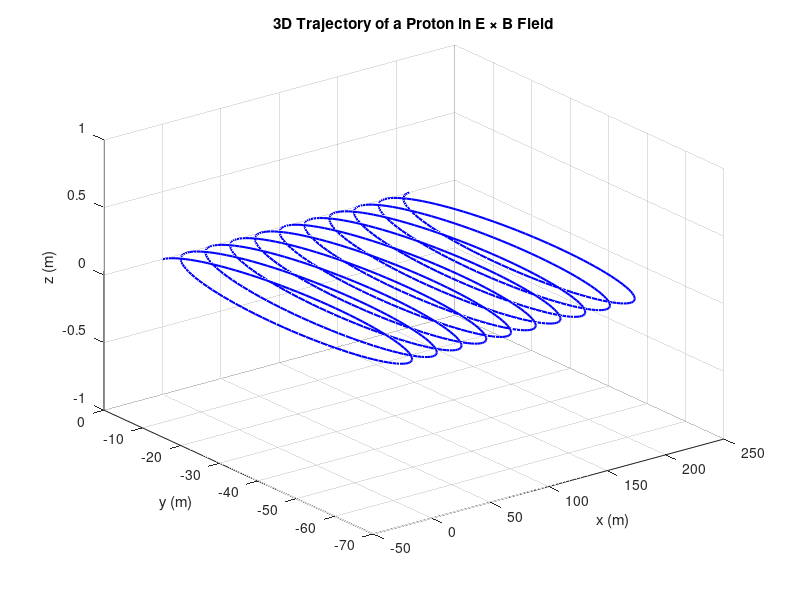
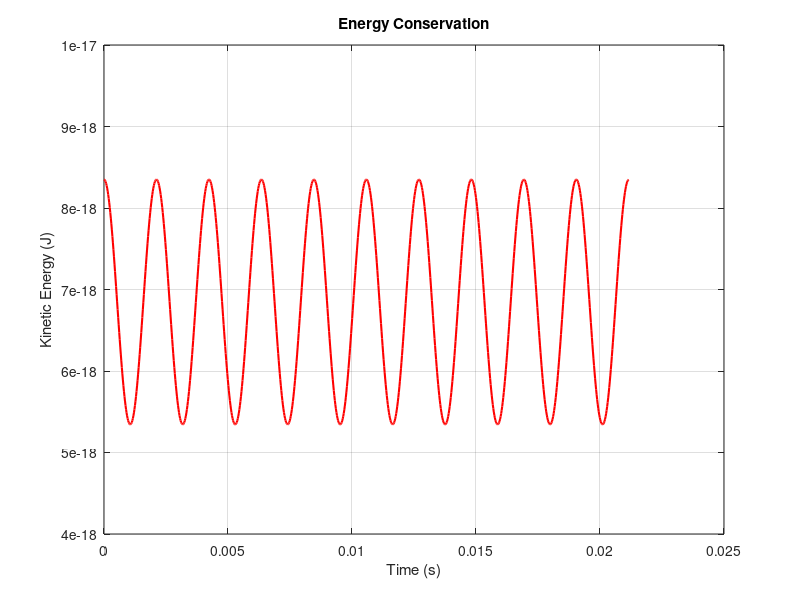

These figures' MATLAB source, in order:
% Parameters
q_proton = 1.6e-19;  % Charge of a proton (C)
m_proton = 1.67e-27; % Mass of a proton (kg)
Bz = 31000e-9;       % Magnetic field in z-direction (T)
Ey = 0.31;           % Electric field in y-direction (V/m)

% Initial conditions
v_perp = 1e5;        % Perpendicular velocity (m/s)
v_par = 0;           % Parallel velocity (m/s)
v0 = [v_perp, 0, v_par]; % Initial velocity vector
x0 = [0, 0, 0];      % Initial position vector

% Time parameters
T_g = 2 * pi * m_proton / (q_proton * Bz); % Gyration period
dt = T_g / 100;      % Time step (s)
t_end = 10 * T_g;    % Gyrate for 10 periods.
t = 0:dt:t_end;      
n_steps = length(t); % Number of time steps

% Magnetic and electric fields
B = [0, 0, Bz];      % Magnetic field vector
E = [0, Ey, 0];      % Electric field vector

% Arrays to store position and velocity
x = zeros(n_steps, 3); % Position array
v = zeros(n_steps, 3); % Velocity array

% Set initial conditions
x(1, :) = x0;
v(1, :) = v0;

% Leapfrog-Boris integration
for i = 1:n_steps-1
    x_mid = x(i, :) + 0.5 * dt * v(i, :);
    
    % Boris rotation step
    t_b = (q_proton / m_proton) * 0.5 * dt * B;
    v_minus = v(i, :) + dt * 0.5 * q_proton * E / m_proton; 
    
    % Rotation due to magnetic field
    v_prime = v_minus + cross(v_minus, t_b); 
    v_plus = v_minus + 2 / (1 + norm(t_b)^2) * cross(v_prime, t_b);
    
    v(i+1, :) = v_plus + 0.5 * dt * q_proton * E / m_proton;
    x(i+1, :) = x_mid + 0.5 * dt * v(i+1, :);
end

% Energy Conservation
energy = 0.5 * m_proton * sum(v.^2, 2); % Kinetic energy (J)

gyro_radius = v_perp * m_proton / (q_proton * Bz);

v_drift = Ey / Bz;

% Plot trajectory
figure;
plot3(x(:, 1), x(:, 2), x(:, 3), 'b', 'LineWidth', 1.5);
xlabel('x (m)');
ylabel('y (m)');
zlabel('z (m)');
title('3D Trajectory of a Proton in E \times B Field');
grid on;
view(3);

% Plot energy conservation
figure;
plot(t, energy, 'r', 'LineWidth', 1.5);
xlabel('Time (s)');
ylabel('Kinetic Energy (J)');
title('Energy Conservation');
grid on;

% Display results
fprintf('Gyro-radius: %.3e m\n', gyro_radius);
fprintf('E × B drift velocity: %.3e m/s\n', v_drift);
fprintf('Initial energy: %.3e J\n', energy(1));
fprintf('Final energy: %.3e J\n', energy(end));